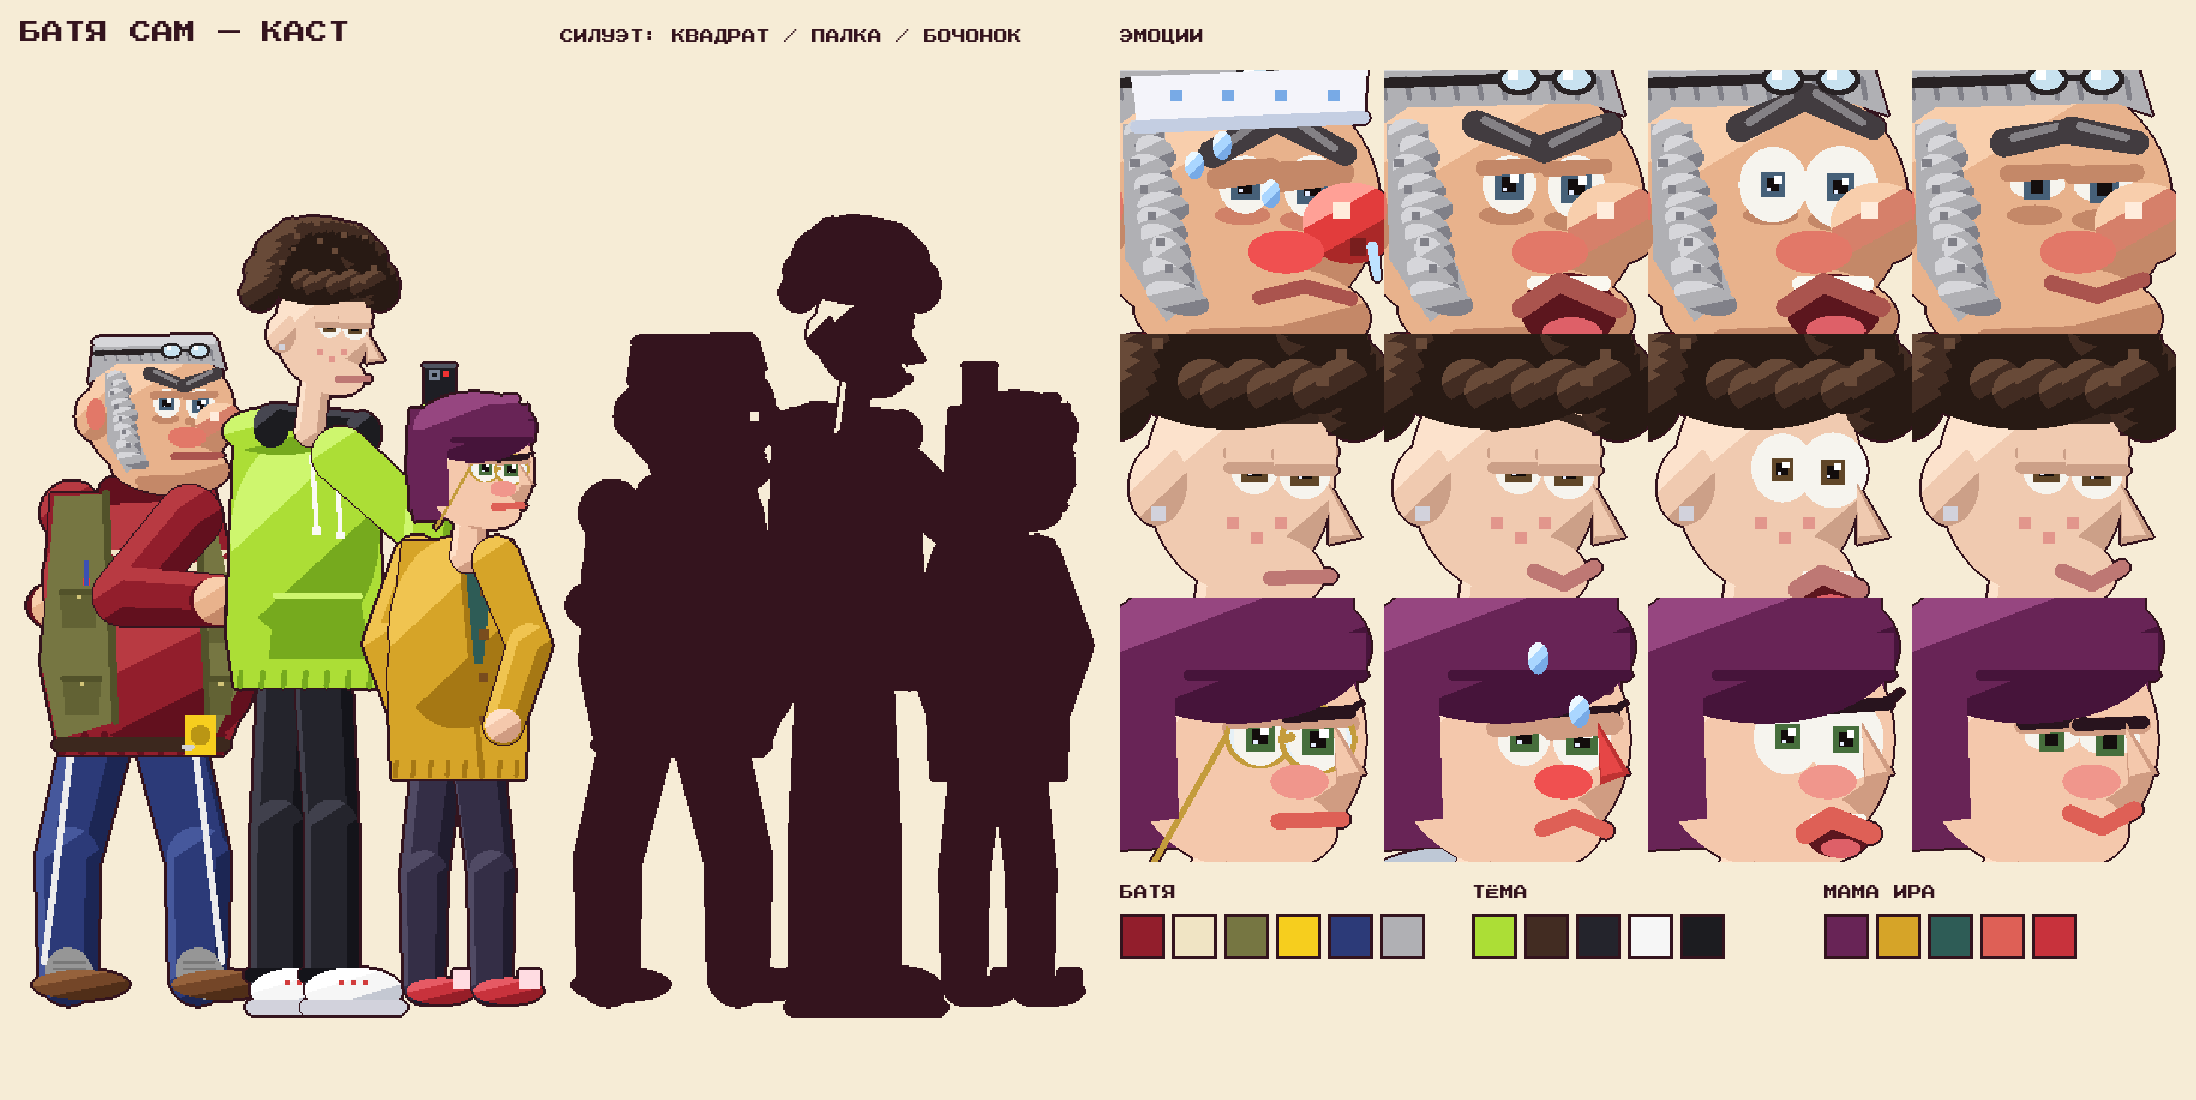

Here is the Python script that generated this plot:
"""Model sheet of «Батя сам», drawn by the real rig (engine/props/batyacast.py) -> design/cast_sheet.png
  python3 series/batya/design/cast_sheet.py
Panels: the three heroes full height (warm room light), their silhouettes (readability test), 3 x 4 expressions, palette swatches."""
import sys, pathlib; sys.path.insert(0, str(pathlib.Path(__file__).resolve().parents[3] / 'engine'))
import numpy as np
from PIL import Image, ImageDraw
import stage as ST
from stage import View, Chars
from props import batyacast as B
import overlays as O

OUT = pathlib.Path(__file__).resolve().parent / 'cast_sheet.png'
CREAM, INK = (246, 236, 214), (52, 20, 30)


def panel(draw, Z=1.0, bg=CREAM, size=2000):
    world = np.zeros((size, size, 3), np.uint8); world[:] = bg
    v = View(world, 0, 0, Z)
    ST.set_px(1)
    CH = Chars(); big = v.bg()
    box = {}
    draw(CH, v, box)
    CH.comp(big)
    return big, box


def cast_row():
    def d(CH, v, box):
        B.batya(CH, v.cam(78, 610, 16.0), B.BPOSE['fists'], t=0.3, expr='fists')
        B.tema(CH, v.cam(190, 610, 16.0), B.TPOSE['film'], t=0.3, expr='deadpan')
        B.ira(CH, v.cam(292, 610, 16.0), B.IPOSE['hips'], t=0.3, expr='dry', specs=True)
    big, _ = panel(d)
    return big


def silhouettes(img):
    m = (np.abs(img.astype(int) - np.array(CREAM)).sum(-1) > 30)
    out = np.zeros_like(img); out[:] = CREAM; out[m] = INK
    return out


FACES = [('batya', ['dying', 'fists', 'shock', 'happy']), ('tema', ['deadpan', 'smug', 'shock', 'happy']),
         ('ira', ['dry', 'sick', 'shock', 'happy'])]


def face(who, e):
    def d(CH, v, box):
        if who == 'batya':
            cam = v.cam(140, 300 + 23.7 * 40, 40); r = B.batya(CH, cam, B.BPOSE['stand'], t=0.4, expr=e, sick=1.0 if e == 'dying' else 0.0,
                                                    towel=(e == 'dying'), mouth_=0.6 if e == 'fists' else 0.0)
        elif who == 'tema':
            cam = v.cam(140, 300 + 27.4 * 40, 40); r = B.tema(CH, cam, B.TPOSE['stand'], t=0.4, expr=e, prop_n=None)
        else:
            cam = v.cam(140, 300 + 21.5 * 44, 44); r = B.ira(CH, cam, B.IPOSE['stand'], t=0.4, expr=e, sick=1.0 if e == 'sick' else 0.0,
                                                 scarf=(e == 'sick'), specs=(e == 'dry'))
        box['p'] = cam.p(*r['head'])
    big, box = panel(d)
    cx, cy = int(box['p'][0] * ST.UP), int(box['p'][1] * ST.UP)
    return Image.fromarray(big).crop((cx - 330, cy - 340, cx + 330, cy + 320)).resize((264, 264), Image.NEAREST)


SW = [('БАТЯ', [B.BC['sw'], B.BC['knit'], B.BC['vest'], B.BC['tape'], B.BC['pants'], B.BC['hair']]),
      ('ТЁМА', [B.TC['hood'], B.TC['hair'], B.TC['pants'], B.TC['shoe'], B.TC['cans']]),
      ('МАМА ИРА', [B.IC['hair'], B.IC['card'], B.IC['blouse'], B.IC['lip'], B.IC['slip']])]


if __name__ == '__main__':
    row = cast_row()
    a = Image.fromarray(row).crop((0, 0, 1080, 1920)).resize((540, 960), Image.NEAREST)
    s = Image.fromarray(silhouettes(np.array(a)))
    W_, H_ = 540 * 2 + 264 * 4 + 60, 1100
    sheet = Image.new('RGB', (W_, H_), CREAM)
    sheet.paste(a, (20, 70)); sheet.paste(s, (560, 70))
    for i, (who, es) in enumerate(FACES):
        for j, e in enumerate(es):
            sheet.paste(face(who, e), (1120 + j * 264, 70 + i * 264))
    d = ImageDraw.Draw(sheet)
    f = O.pfont(22); fs = O.pfont(14)
    d.text((20, 22), 'БАТЯ САМ — КАСТ', font=f, fill=INK)
    d.text((560, 30), 'СИЛУЭТ: КВАДРАТ / ПАЛКА / БОЧОНОК', font=fs, fill=INK)
    d.text((1120, 30), 'ЭМОЦИИ', font=fs, fill=INK)
    y = 70 + 3 * 264 + 24
    for k, (name, cols) in enumerate(SW):
        x0 = 1120 + k * 352
        d.text((x0, y), name, font=fs, fill=INK)
        for i, c in enumerate(cols):
            d.rectangle([x0 + i * 52, y + 28, x0 + i * 52 + 44, y + 72], fill=tuple(c), outline=INK, width=3)
    sheet.save(OUT); print(OUT)
